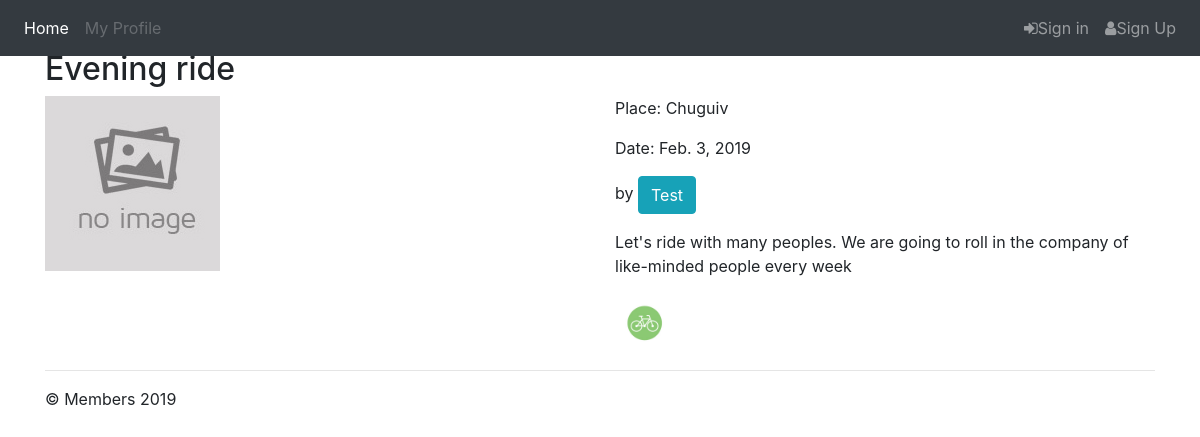
Screenshot of /event/1 with the database file from the repository.
### members/models.py (models this page shows, shortened)
class Event(models.Model):
    author = models.ForeignKey(
        settings.AUTH_USER_MODEL,
        on_delete=models.CASCADE,
        default=None, null=True
        )
    image = models.ImageField(upload_to='images/event_img', blank=True)
    title = models.CharField(max_length=100, null=True, blank=True)
    description = models.CharField(max_length=250, null=True, blank=True)
    date = models.DateField(null=True, blank=True)
    place = models.CharField(max_length=100, null=True, blank=True)
    hobby = models.ForeignKey(Hobby, on_delete=models.CASCADE, default=None, null=True)

### members/views.py (the view)
# urls.py: path('event/<int:pk>', views.EventDetailView.as_view(), name='event'),
class EventDetailView(DetailView):
    model = Event
    template_name = 'members/event.html'

### members/templates/members/event.html (shortened to what this page needs)
{% extends 'members/layout.html' %}
{% block content %}
    <div class="container">
        {% load static%}
        <h2>{{ event.title }}</h2>
        <div class="row">
            <div class="col-md-6">
                {% if event.image %}
                <p><img src="{{ event.image.url }}" alt="Event image" width="100%"></p>
                {% else %}
                <p><img src="{% static 'members/no_image.jpg' %}" alt="No image"></p>
                {% endif %}
            </div>
            <div class="col-md-6">
                <p>Place: {{ event.place }}</p>
                <p>Date: {{ event.date }}</p>
                <p>by <a href="#" class="btn btn-info" role="button">{{ event.author }}</a></p>
                <p>{{ event.description }}</p>
                <div class="{{ event.hobby.name }} hobby-icon"></div>
            </div>
        </div>
    </div>
{% endblock %}

### members/static/members/site.css (style rules this page uses)
body { padding-top: 50px; }
.hobby-icon { width: 200px; height: 200px; background: url(hobbie.jpg) no-repeat; transform: scale(.2); margin: -70px; }
.bike { background-position: -50px -517px; }

### rows the page displays
Event: title "Evening ride", place "Chuguiv", date "Feb. 3, 2019", author "Test", description "Let's ride with many peoples. We are going to roll in the company of like-minded people every week"
